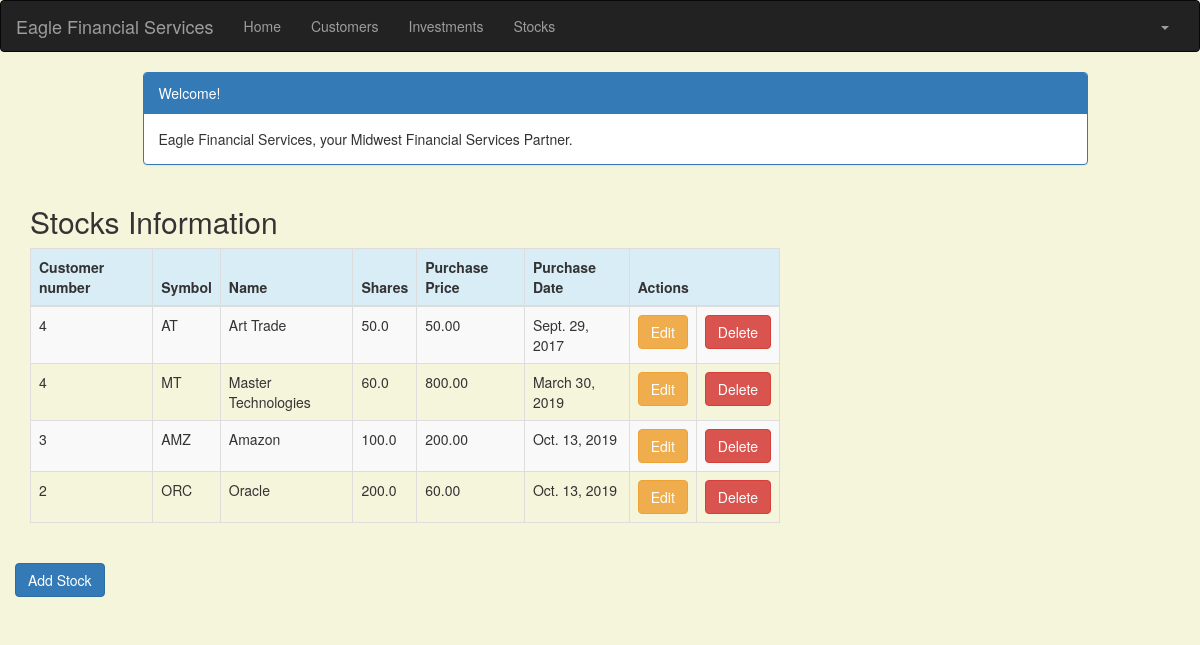
The app's page /stock_list (signed in), older data.
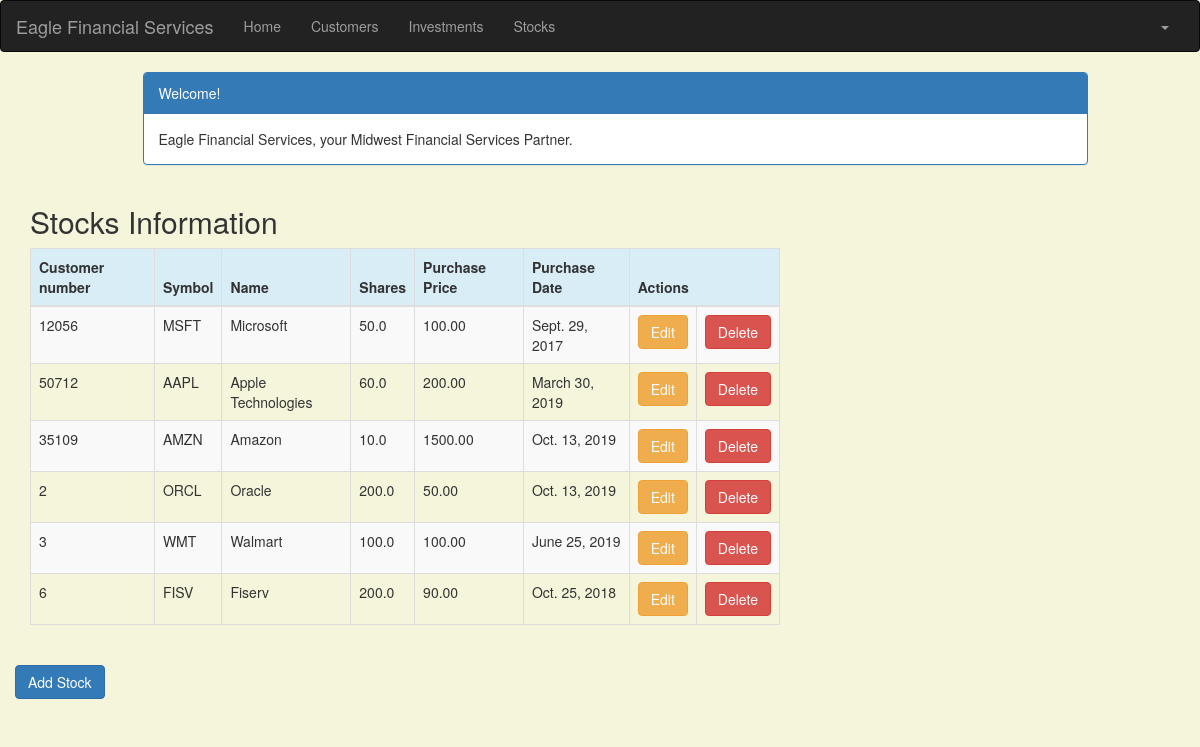
The same page, newer data.
### portfolio/models.py (models this page shows, shortened)
class Stock(models.Model):
    objects = None
    customer = models.ForeignKey(Customer, on_delete=models.CASCADE, related_name='stocks')
    symbol = models.CharField(max_length=10)
    name = models.CharField(max_length=50)
    shares = models.DecimalField(max_digits=10, decimal_places=1)
    purchase_price = models.DecimalField(max_digits=10, decimal_places=2)
    purchase_date = models.DateField(default=timezone.now, blank=True, null=True)

class Customer(models.Model):
    objects = None
    name = models.CharField(max_length=50)
    address = models.CharField(max_length=200)
    customer_number = models.IntegerField(blank=False, null=False)
    city = models.CharField(max_length=50)
    state = models.CharField(max_length=50)
    zip_code = models.CharField(max_length=10)
    email = models.EmailField(max_length=200)
    cell_phone = models.CharField(max_length=50)
    created_date = models.DateTimeField(
        default=timezone.now)
    updated_date = models.DateTimeField(auto_now_add=True)
    def __str__(self):
        return str(self.customer_number)

### portfolio/views.py (the view)
# urls.py: path('stock_list', views.stock_list, name='stock_list'),
@login_required
def stock_list(request):
    stocks = Stock.objects.filter(purchase_date__lte=timezone.now())
    return render(request, 'portfolio/stock_list.html', {'stocks': stocks})

### portfolio/templates/portfolio/stock_list.html (shortened to what this page needs)
<!DOCTYPE html>
{% extends 'portfolio/base.html' %}
{% load crispy_forms_tags %}
{% block content %}
<html lang="en">
    <head>
        <link rel="stylesheet" href="https://maxcdn.bootstrapcdn.com/bootstrap/3.3.4/css/bootstrap.min.css">
    </head>
    <body>
    <div class="container">
        <div class="row">
            <div class="col-md-10 col-md-offset-1">
                <div class="panel panel-primary">
                    <div class="panel-heading">Welcome!</div>
                    <div class="panel-body">
                        Eagle Financial Services, your Midwest Financial Services Partner.
                    </div>
                </div>
            </div>
        </div>
    </div>
    <div class="row">
        <h2 style="padding-left: 15Px">Stocks Information</h2>
    </div>
    <div>
        <table class="table table-striped table-bordered table-hover">
            <thead>
            <tr class="bg-info">
                <th>Customer number</th>
                <th>Symbol</th>
                <th>Name</th>
                <th>Shares</th>
                <th>Purchase Price</th>
                <th>Purchase Date</th>
                <th colspan="3">Actions</th>
            </tr>
            </thead>
            <tbody>
            {% for stock in stocks %}
                <tr>
                    <td>{{ stock.customer }}</td>
                    <td>{{ stock.symbol }}</td>
                    <td>{{ stock.name }}</td>
                    <td>{{ stock.shares }}</td>
                    <td>{{ stock.purchase_price }}</td>
                    <td>{{ stock.purchase_date }}</td>
                    <td><a href="{% url 'portfolio:stock_edit' pk=stock.pk %}"
                           class="btn btn-warning">Edit</a></td>
                    <td><a href="{% url 'portfolio:stock_delete' pk=stock.pk %}"
                           onclick="return confirm('Are you sure you want to delete?')"
                           class="btn btn-danger">Delete</a>
                    </td>
                </tr>
            {% endfor %}
            </tbody>
        </table>
      <div class="row">
         <a href="{% url 'portfolio:stock_new' %}" class="row"><span
                    class="btn btn-primary">Add Stock</span></a>
     </div>
    </div>
    </body>
</html>
{% endblock %}

### portfolio/templates/portfolio/base.html (shortened to what this page needs)
<!DOCTYPE html>
{% load staticfiles %}
<html lang="en">
<head>
    <link rel="stylesheet" href="https://maxcdn.bootstrapcdn.com/bootstrap/3.3.7/css/bootstrap.min.css">
</head>
<body id="app-layout">
<nav class="navbar navbar-inverse">
    <div class="container-fluid">
        <div class="navbar-header">
            <a class="navbar-brand" href="/">
                Eagle Financial Services
            </a>
        </div>
        <div class="collapse navbar-collapse" id="myNavbar">
            <ul class="nav navbar-nav">
                <li><a href="{% url 'portfolio:home' %}">Home</a></li>
                <li><a href="{% url 'portfolio:customer_list' %}">Customers</a></li>
               <li><a href="{% url 'portfolio:investment_list' %}">Investments</a></li>
                <li><a href="{% url 'portfolio:stock_list' %}">Stocks</a></li>
            </ul>
            <ul class="nav navbar-nav navbar-right">
                {% if user.is_authenticated %}
                    <li class="dropdown">
                        <a href="#" class="dropdown-toggle" data-toggle="dropdown" role="button" aria-expanded="false">
                            <span class="caret"></span>
                        </a>
                    </li>
                {% else %}
                    <li><a href="{% url 'login' %}"><span class="glyphicon glyphicon-log-in"></span> Login</a></li>
                {% endif %}
            </ul>
        </div>
    </div>
</nav>
<div class="content container">
    <div class="row">
        <div class="col-md-8">
            {% block content %}{% endblock %}
        </div>
    </div>
</body>
</html>

### portfolio/templates/portfolio/base.html (style rules this page uses)
.navbar { margin-bottom: 0; border-radius: 0; }

### portfolio/templates/portfolio/stock_list.html (style rules this page uses)
body { background-color: beige; }

Row changes from the older to the newer data that the page shows:
changed Stock: customer "4" → "12056"; symbol "AT" → "MSFT"; name "Art Trade" → "Microsoft"; purchase_price "50.00" → "100.00"
changed Stock: customer "4" → "50712"; symbol "MT" → "AAPL"; name "Master Technologies" → "Apple Technologies"; purchase_price "800.00" → "200.00"
changed Stock "Amazon": customer "3" → "35109"; symbol "AMZ" → "AMZN"; shares "100.0" → "10.0"; purchase_price "200.00" → "1500.00"
changed Stock "Oracle": symbol "ORC" → "ORCL"; purchase_price "60.00" → "50.00"
added Stock: customer "3", symbol "WMT", name "Walmart", shares "100.0", purchase_price "100.00", purchase_date "June 25, 2019"
added Stock: customer "6", symbol "FISV", name "Fiserv", shares "200.0", purchase_price "90.00", purchase_date "Oct. 25, 2018"
